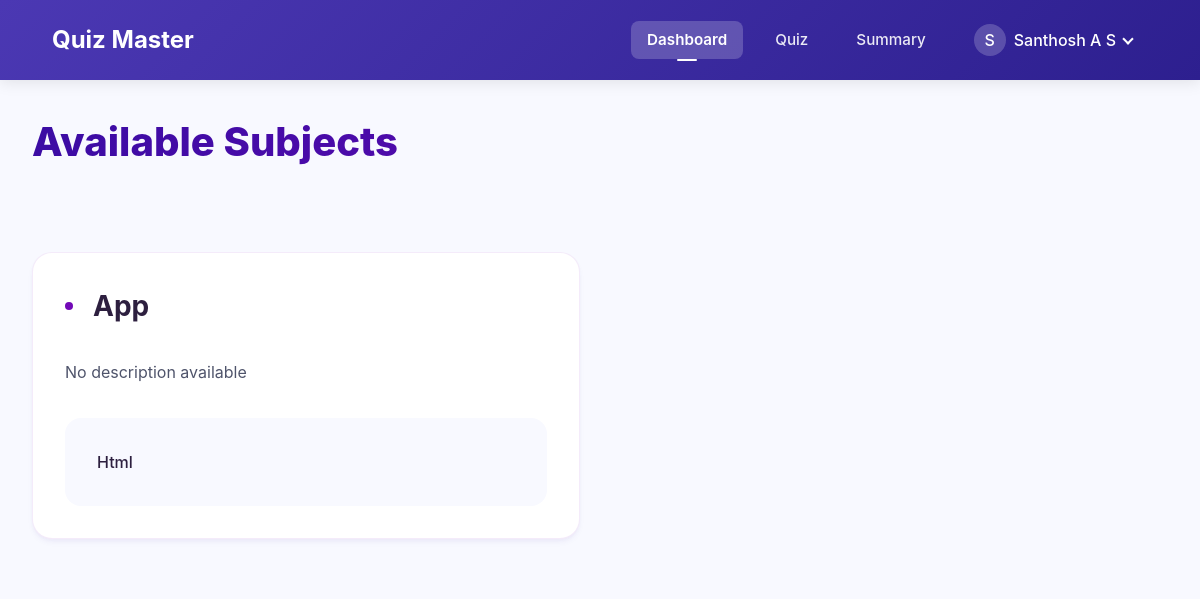
Screenshot of /user/dashboard (signed in) with the database file from the repository.
### app.py (models this page shows, shortened)
class User(db.Model):
    __table_args__ = {'extend_existing': True}
    id = db.Column(db.Integer, primary_key=True)
    email = db.Column(db.String(120), unique=True, nullable=False)
    password = db.Column(db.String(200), nullable=False)
    full_name = db.Column(db.String(100), nullable=False)
    qualification = db.Column(db.String(100), nullable=False)
    dob = db.Column(db.Date, nullable=False)
    is_admin = db.Column(db.Boolean, default=False)
    quiz_attempts = db.relationship('QuizAttempt', back_populates='user', lazy=True)

class Subject(db.Model):
    id = db.Column(db.Integer, primary_key=True)
    name = db.Column(db.String(100), nullable=False)
    description = db.Column(db.Text, nullable=True)
    created_at = db.Column(db.DateTime, default=datetime.utcnow)
    chapters = db.relationship('Chapter', backref='subject', lazy=True, cascade="all, delete-orphan")

class Chapter(db.Model):
    id = db.Column(db.Integer, primary_key=True)
    name = db.Column(db.String(100), nullable=False)
    description = db.Column(db.Text, nullable=True)
    subject_id = db.Column(db.Integer, db.ForeignKey('subject.id'), nullable=False)
    created_at = db.Column(db.DateTime, default=datetime.utcnow)

### app.py (the view)
@app.route('/user/dashboard')
@login_required
def user_dashboard():
    subjects = Subject.query.order_by(Subject.created_at.desc()).all()
    return render_template('user/user_dashboard.html', active_page='home', subjects=subjects)

### app.py (called while the page is built)
def get_current_user():
    if 'user_id' in session:
        return User.query.get(session['user_id'])
    return None

@app.context_processor
def utility_processor():
    return dict(current_user=get_current_user())

def login_required(f):
    @wraps(f)
    def decorated_function(*args, **kwargs):
        if 'user_id' not in session:
            flash('Please login first.', 'error')
            return redirect(url_for('login'))
        return f(*args, **kwargs)
    return decorated_function

### templates/user/user_dashboard.html (shortened to what this page needs)
<!DOCTYPE html>
<html lang="en">
<head>
    <link href="/static/navbar.css" rel="stylesheet">
    <link href="/static/dashboard.css" rel="stylesheet">
</head>
<body>
    <nav class="navbar">
        <div class="nav-container">
            <div style="font-size: 150%;color: white;font-weight: bold;">
                Quiz Master
            </div>
            <div class="nav-links">
                <a href="{{ url_for('user_dashboard') }}" {% if active_page == 'home' %}class="active"{% endif %}>
                    Dashboard
                </a>
                <a href="{{ url_for('user_quiz') }}" {% if active_page == 'user_quiz' %}class="active"{% endif %}>
                    Quiz
                </a>
                <a href="{{ url_for('user_summary') }}" {% if active_page == 'user_summary' %}class="active"{% endif %}>
                    Summary
                </a>
                <div class="user-profile">
                    <div class="user-avatar">
                        {{ current_user.full_name[:1].upper() }}
                    </div>
                    <span class="user-name">{{ current_user.full_name }}</span>
                    <span class="dropdown-arrow"></span>
                </div>
            </div>
        </div>
    </nav>
    <main>
        <div class="dashboard-header">
            <h1 class="dashboard-title">Available Subjects</h1>
        </div>
        <div class="subjects-grid">
            {% for subject in subjects %}
            <div class="subject-card">
                <div class="subject-header">
                    <h3 class="subject-title">{{ subject.name }}</h3>
                </div>
                <p class="subject-description">{{ subject.description or 'No description available' }}</p>
                <div class="chapters-list">
                    {% for chapter in subject.chapters %}
                    <div class="chapter-item">
                        <span>{{ chapter.name }}</span>
                    </div>
                    {% endfor %}
                </div>
            </div>
            {% else %}
            <div class="empty-state">
                <h3>No subjects available</h3>
                <p>Please check back later for available subjects</p>
            </div>
            {% endfor %}
        </div>
    </main>
</body>
</html>

### static/navbar.css (style rules this page uses)
.navbar, .navbar-nav, .nav-item, .nav-link { all: unset; display: revert; }
* { margin: 0; padding: 0; box-sizing: border-box; }
body { font-family: 'Segoe UI', Tahoma, Geneva, Verdana, sans-serif; }
.navbar { background: linear-gradient(135deg, #4b38b3 0%, #2d1f8f 100%); padding: 1rem 2rem; box-shadow: 0 2px 15px rgba(0, 0, 0, 0.1); position: sticky; top: 0; z-index: 1000; display: flex; align-items: center; justify-content: space-between; }
.nav-container { max-width: 1200px; margin: 0 auto; display: flex; justify-content: space-between; align-items: center; width: 100%; }
.nav-links { display: flex; gap: 1rem; align-items: center; }
.nav-links a { color: rgba(255, 255, 255, 0.9); text-decoration: none; padding: 0.5rem 1rem; border-radius: 8px; font-size: 0.95rem; font-weight: 500; transition: all 0.3s ease; position: relative; }
.nav-links a.active { background: rgba(255, 255, 255, 0.2); color: white; font-weight: 600; }
.nav-links a.active::after { content: ''; position: absolute; bottom: -2px; left: 50%; transform: translateX(-50%); width: 20px; height: 2px; background-color: white; border-radius: 2px; }
.nav-container { display: flex; justify-content: space-between; align-items: center; padding: 0 20px; max-width: 1200px; margin: 0 auto; }
.user-profile { position: relative; display: flex; align-items: center; padding: 8px 16px; cursor: pointer; color: white; transition: background-color 0.2s; }
.user-avatar { width: 32px; height: 32px; background-color: rgba(255, 255, 255, 0.2); border-radius: 50%; display: flex; align-items: center; justify-content: center; margin-right: 8px; font-weight: 500; }
.user-name { margin-right: 8px; font-weight: 500; }
.dropdown-arrow { border: solid white; border-width: 0 2px 2px 0; display: inline-block; padding: 3px; transform: rotate(45deg); margin-top: -2px; }

### static/dashboard.css (style rules this page uses)
body { background: #f8f9ff; font-family: 'Inter', system-ui, -apple-system, sans-serif; color: #1a1f36; line-height: 1.5; margin: 0; padding: 0; }
main { max-width: 1400px; margin: 0 auto; padding: 2rem; background: #f8f9ff; }
.dashboard-header { margin-bottom: 3rem; position: relative; padding-bottom: 1rem; }
.dashboard-title { font-size: 2.5rem; font-weight: 800; background: linear-gradient(135deg, #3a0ca3 0%, #7209b7 100%); -webkit-background-clip: text; -webkit-text-fill-color: transparent; margin-bottom: 1rem; }
.subjects-grid { display: grid; grid-template-columns: repeat(auto-fill, minmax(380px, 1fr)); gap: 2.5rem; perspective: 1000px; }
.subject-card { background: white; border-radius: 20px; box-shadow: 0 4px 6px -1px rgba(58, 12, 163, 0.05), 0 2px 4px -1px rgba(58, 12, 163, 0.03); padding: 2rem; position: relative; transition: all 0.4s cubic-bezier(0.4, 0, 0.2, 1); overflow: hidden; border: 1px solid rgba(114, 9, 183, 0.08); }
.subject-card::before { content: ''; position: absolute; top: 0; left: 0; right: 0; height: 6px; background: linear-gradient(135deg, #3a0ca3 0%, #7209b7 100%); border-radius: 20px 20px 0 0; opacity: 0; transition: opacity 0.3s ease; }
.subject-header { margin-bottom: 2rem; position: relative; }
.subject-title { font-size: 1.75rem; font-weight: 700; color: #2d1f3f; margin-bottom: 1rem; display: flex; align-items: center; gap: 0.75rem; }
.subject-title::before { content: ''; display: block; width: 8px; height: 8px; background: #7209b7; border-radius: 50%; margin-right: 0.5rem; }
.subject-description { color: #4f546b; font-size: 1rem; line-height: 1.7; margin-bottom: 2rem; }
.chapters-list { background: #f8f9ff; border-radius: 16px; padding: 0.75rem; position: relative; }
.chapter-item { padding: 1.25rem; border-radius: 12px; display: flex; align-items: center; gap: 1rem; cursor: pointer; transition: all 0.3s ease; position: relative; overflow: hidden; }
.chapter-item::before { content: ''; position: absolute; left: 0; top: 0; height: 100%; width: 4px; background: linear-gradient(135deg, #3a0ca3 0%, #7209b7 100%); opacity: 0; transition: opacity 0.3s ease; border-radius: 4px; }
.chapter-item span { color: #2d1f3f; font-weight: 500; font-size: 1rem; flex: 1; }

### rows the page displays
User: full_name "S", full_name "Santhosh A S"
Subject: name "App", description "No description available"
Chapter: name "Html"
